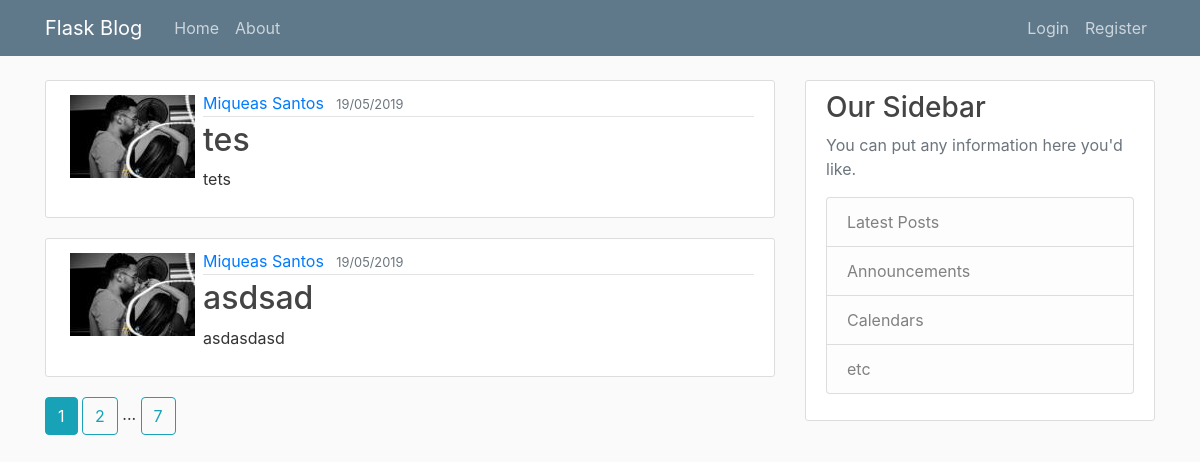
The page /home on the database its author committed.
### flaskblog/models.py (models this page shows, shortened)
class Post(db.Model):
    id = db.Column(db.Integer, primary_key=True)
    title = db.Column(db.String(100), nullable=True)
    date_posted = db.Column(db.DateTime, nullable=False, default=datetime.utcnow)
    content = db.Column(db.Text, nullable=False)
    user_id = db.Column(db.Integer, db.ForeignKey('user.id'), nullable=False)
    def __json__(self):
        return {'title': self.title, 'date_posted': self.date_posted.timestamp()}
    for_json = __json__  # supported by simplejson

class User(db.Model, UserMixin):
    id = db.Column(db.Integer, primary_key = True)
    username = db.Column(db.String(255), unique= True, nullable=False)
    email = db.Column(db.String(255), unique= True, nullable=False)
    image_file = db.Column(db.String(255), nullable=False, default='default.jpg')
    password = db.Column(db.String(255), nullable=False)
    posts = db.relationship('Post', backref='author', lazy=True)
    def __json__(self):
        return {'username': self.username, 'email': self.email, 'image': self.image_file}
    for_json = __json__  # supported by simplejson
    '''@classmethod
    def from_json(cls, json):
        obj = cls()
        obj.a = json['username']
        obj.b = json['email']
        obj.c = json['image']
        return obj'''

### flaskblog/routes.py (the view)
@app.route("/")
@app.route("/home")
def home():
    page = request.args.get('page', 1, type=int)
    posts = Post.query.order_by(Post.date_posted.desc()).paginate(page=page, per_page=2)
    return render_template('home.html', posts=posts)

### flaskblog/templates/home.html
{% extends "layout.html" %}
{% block content %}
    {% for post in posts.items %}
        <article class="media content-section">
          <img src="{{url_for('static', filename='profiles_pics/' + post.author.image_file)}}"
               alt="User Image"
               class="rounded article-image p-1">
          <div class="media-body ml-1">
            <div class="article-metadata">
              <a class="mr-2" href="{{url_for('user_post', username=current_user.username)}}">{{ post.author.username }}</a>
              <small class="text-muted">{{ post.date_posted.strftime('%d/%m/%Y')}}</small>
            </div>
            <h2><a class="article-title" href="{{url_for('post', post_id=post.id)}}">{{ post.title }}</a></h2>
            <p class="article-content">{{ post.content }}</p>
          </div>
        </article>
    {% endfor %}
    {% for page_num in posts.iter_pages(left_edge=1, right_edge=1, left_current=1, right_current=2) %}
      {% if page_num %}
        {% if page_num == posts.page %}
        <a href="{{url_for('home', page=page_num)}}" class="btn-info btn">
          {{page_num}}
        </a>
        {% else %}
        <a href="{{url_for('home', page=page_num)}}" class="btn-outline-info btn">
          {{page_num}}
        </a>
        {% endif %}
      {% else %}
        ...
      {% endif %}
    {% endfor %}
{% endblock content %}

### flaskblog/templates/layout.html (shortened to what this page needs)
<!DOCTYPE html>
<html>
<head>
    <link rel="stylesheet" href="https://maxcdn.bootstrapcdn.com/bootstrap/4.0.0/css/bootstrap.min.css">
    <link rel="stylesheet" type="text/css" href="{{ url_for('static', filename='main.css') }}">
</head>
<body>
    <header class="site-header">
      <nav class="navbar navbar-expand-md navbar-dark bg-steel fixed-top">
        <div class="container">
          <a class="navbar-brand mr-4" href="{{url_for('home')}}">Flask Blog</a>
          <div class="collapse navbar-collapse" id="navbarToggle">
            <div class="navbar-nav mr-auto">
              <a class="nav-item nav-link" href="{{url_for('home')}}">Home</a>
              <a class="nav-item nav-link" href="{{url_for('about')}}">About</a>
            </div>
            <div class="navbar-nav">
              {% if current_user.is_authenticated %}
                <a class="nav-item nav-link" href="{{url_for('account')}}">Account</a>
                <a class="nav-item nav-link" href="{{url_for('logout')}}">Logout</a>
                <a class="nav-item nav-link" href="{{url_for('new_post')}}">New Post</a>
              {% else %}
                <a class="nav-item nav-link" href="{{url_for('login')}}">Login</a>
                <a class="nav-item nav-link" href="{{url_for('register')}}">Register</a>
              {% endif %}
            </div>
          </div>
        </div>
      </nav>
    </header>
    <main role="main" class="container">
      <div class="row">
        <div class="col-md-8">
          {% block content %}{% endblock %}
        </div>
        <div class="col-md-4">
          <div class="content-section">
            <h3>Our Sidebar</h3>
            <p class='text-muted'>You can put any information here you'd like.
              <ul class="list-group">
                <li class="list-group-item list-group-item-light">Latest Posts</li>
                <li class="list-group-item list-group-item-light">Announcements</li>
                <li class="list-group-item list-group-item-light">Calendars</li>
                <li class="list-group-item list-group-item-light">etc</li>
              </ul>
            </p>
          </div>
        </div>
      </div>
    </main>
</body>
</html>

### flaskblog/static/main.css (style rules this page uses)
body { background: #fafafa; color: #333333; margin-top: 5rem; }
h1, h2, h3, h4, h5, h6 { color: #444444; }
.bg-steel { background-color: #5f788a; }
.site-header .navbar-nav .nav-link { color: #cbd5db; }
.content-section { background: #ffffff; padding: 10px 20px; border: 1px solid #dddddd; border-radius: 3px; margin-bottom: 20px; }
.article-title { color: #444444; }
.article-content { white-space: pre-line; }
.article-metadata { padding-bottom: 1px; margin-bottom: 4px; border-bottom: 1px solid #e3e3e3 }

### rows shown on the page
Post: image_file (picture), author.username "Miqueas Santos", date_posted "19/05/2019", title "tes", content "tets"
Post: image_file (picture), author.username "Miqueas Santos", date_posted "19/05/2019", title "asdsad", content "asdasdasd"

### other values the page prints
{{ page_num }} "1"
{{ page_num }} "2" "7"
